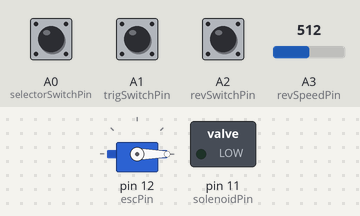
Bench run of a sketch on a simulated Arduino Pro Mini, built with avr-gcc and run on an emulated ATmega328P. Shown: servo, switched loads named in the sketch (green lamp = pin HIGH). The test bench sets the inputs (shaded band); at power-on: A1 (trigSwitchPin) HIGH, A2 (revSwitchPin) HIGH, A0 (selectorSwitchPin) HIGH, A3 (revSpeedPin) = 512.

Above: at 1.2 s.
1.3 s: A1 (trigSwitchPin) pulled LOW for 0.15 s
At 1.39 s:
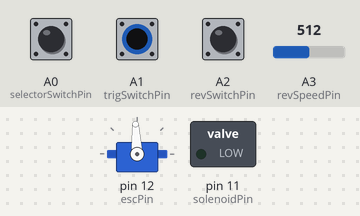
2.9 s: A1 (trigSwitchPin) pulled LOW for 3.2 s
At 7.2 s:
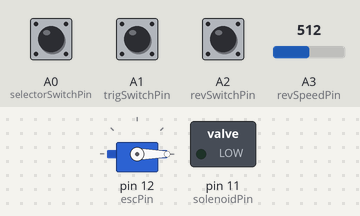
7.6 s: A2 (revSwitchPin) pulled LOW for 3.2 s
At 8.3 s:
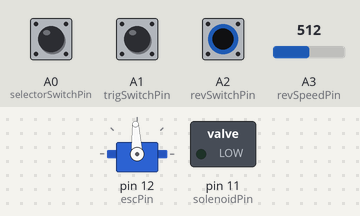
Timing chart, 0 to 12.3 s (numbered marks = the images above; inputs shaded):
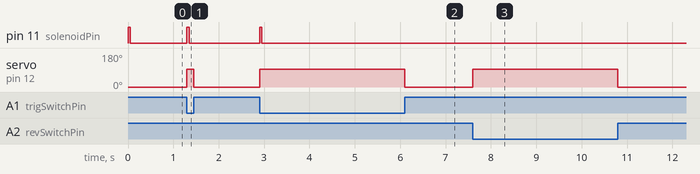

Measured:
- after the input at 1.3 s, pin 11 (solenoidPin): LOW → HIGH at once, → LOW 0.05 s later; servo on pin 12 (escPin): 0° → 93° at once, → 0° 0.15 s later
- after the input at 2.9 s, pin 11 (solenoidPin): LOW → HIGH at once, → LOW 0.05 s later; servo on pin 12 (escPin): 0° → 93° at once, → 0° 3.2 s later
- after the input at 7.6 s, servo on pin 12 (escPin): 0° → 93° at once, → 0° 3.2 s later

The sketch:

SimpleTagBot.ino
```cpp
// (licence header left out)
# include <Servo.h>

// Inputs
const int revSpeedPin = A3;
const int revSwitchPin = A2;
const int trigSwitchPin = A1;
const int selectorSwitchPin = A0;

// Outputs
const int escPin = 12;
const int solenoidPin = 11;
// const int pwmStageOnePin = 10; // Reserved for brushed motors

// User Params
const int minWheelSpeed = 1000;
const int maxWheelSpeed = 2000;
const int dps = 10;
const float dwellPercentage = 0.5;
// const int deadzone = 10;

// END OF USER PARAMS ________________________________________________________________

// Auto-Calculated Params - all units milliseconds
const float fireCycleTime = 1000 / dps;
const float dwellTime = dwellPercentage * fireCycleTime;
const float offTime = fireCycleTime - dwellTime;

// State
int currentSpeed = 0;
unsigned long firingStartTime = 0;
unsigned long currentFiringTime = 0;
bool previousIsFiring = false;
Servo esc;

// Required Functions

void setup() {
	pinMode(revSpeedPin, INPUT);
	pinMode(revSwitchPin, INPUT_PULLUP);
	pinMode(trigSwitchPin, INPUT_PULLUP);
	pinMode(selectorSwitchPin, INPUT_PULLUP);

	pinMode(escPin, OUTPUT);
	pinMode(solenoidPin, OUTPUT);

	esc.attach(escPin);
	//Serial.begin(9600);
	//Serial.println("start");
}

void loop() {
	esc.writeMicroseconds(getRevLogic());
	digitalWrite(solenoidPin, getFiringLogic());
	previousIsFiring = isFiring();
}

// Impure Functions

void resetFiringTimer() {
	currentFiringTime = 0;
	firingStartTime = millis();
}

// Pure Functions

int getOutputSpeed(int inputValue) {
	/* Deadzone mode for analog revswitches, not used.
	if (inputValue < deadzone) {
		return 0;
	} else {
		return map(inputValue, deadzone, 1023, minWheelSpeed, maxWheelSpeed); }
	*/
	return map(inputValue, 0, 1023, minWheelSpeed, maxWheelSpeed);
}

bool isRevving() {
	return digitalRead(revSwitchPin) == LOW;
}

bool isFiring() {
	return digitalRead(trigSwitchPin) == LOW;
}

bool isAltFiringMode() {
	return digitalRead(selectorSwitchPin) == LOW;
}

unsigned long getCurrentFiringTimerTime() {
	return millis() - firingStartTime;
}

// Complex Pure Functions

bool getFiringLogic() { // Return bool controlling firing.
	if (isFiring() && !previousIsFiring) { // If the firing switch just got pressed.
		resetFiringTimer();
		return true;
	}
	else if (isFiring() && previousIsFiring) { // If the fs has been held down.
		currentFiringTime = getCurrentFiringTimerTime();
		if (currentFiringTime < dwellTime) {
			return true;
		}
		else if (currentFiringTime < fireCycleTime) {
			return false;
		}
		else { // If the fs has been held longer than one full firing cycle
			if (isAltFiringMode()) { // Reset firing timer if in FA mode
				resetFiringTimer();
				return true;
			}
			return false;
		}
	}
	else if (!isFiring()) { // If the fs isn't being pressed.
		currentFiringTime = getCurrentFiringTimerTime();
		if (currentFiringTime < dwellTime) { // Keep solenoid forward until dwelltime has passed.
			return true;
		}
	}
	return false;
}

int getRevLogic() { // Return int with the rev speed.
	if (isRevving() || isFiring()) { // If either or both rev/firing switches are pressed, return the rev speed.
		return getOutputSpeed(analogRead(revSpeedPin));
	}
	return 0;
}
```
